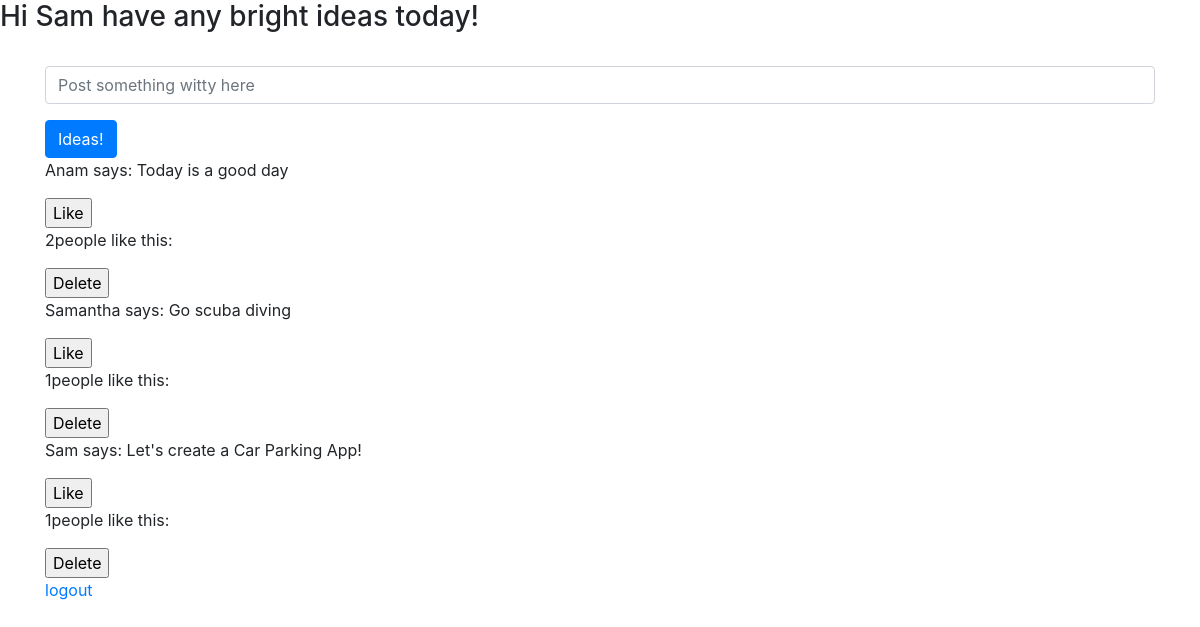
Screenshot of /bright_ideas (signed in) with the database file from the repository.
### app.py (models this page shows, shortened)
class User(db.Model):
    __tablename__ = "users"
    id=db.Column(db.Integer, primary_key=True)
    first_name=db.Column(db.String(255))
    last_name=db.Column(db.String(255))
    email=db.Column(db.String(255))
    password_hash=db.Column(db.String(255))
    liked_posts=db.relationship("Post", secondary=likes_table)
    followers=db.relationship("User",
        secondary=followers_table,
        primaryjoin=id==followers_table.c.followed_id,
        secondaryjoin=id==followers_table.c.follower_id,
        backref="following")
    created_at=db.Column(db.DateTime, server_default=func.now())
    updated_at=db.Column(db.DateTime, server_default=func.now(),onupdate=func.now())

class Post(db.Model):
    __tablename__="posts"
    id=db.Column(db.Integer, primary_key=True)
    message=db.Column(db.String(255))
    author_id=db.Column(db.Integer,db.ForeignKey("users.id"))
    author=db.relationship("User", backref="posts", cascade="all")
    likers=db.relationship("User", secondary=likes_table, cascade="all")
    created_at=db.Column(db.DateTime, server_default=func.now())
    updated_at=db.Column(db.DateTime, server_default=func.now(),onupdate=func.now())

### app.py (the view)
@app.route("/bright_ideas")
def bright_ideas():
    if "user_logged_in" not in session:
        flash("Please Log In")
        return redirect("/")
    user_logged_in=User.query.get(session['user_logged_in']['id'])
    approved_users_ids = [user.id for user in user_logged_in.following] + [user_logged_in.id]
    all_posts=Post.query.all()
    return render_template("bright_ideas.html", posts=all_posts)

### templates/bright_ideas.html (shortened to what this page needs)
<!DOCTYPE html>
<html lang="en">
<head>
    <link rel="stylesheet" href="https://stackpath.bootstrapcdn.com/bootstrap/4.3.1/css/bootstrap.min.css">
</head>
<body>
    <h3>Hi {{session['user_logged_in']['first']}} have any bright ideas today!</h3>
    <div class="container">
        <form action="/add_post" method="POST">
            <div class="form-group">
                <input type="text" class="form-control" name="message" placeholder="Post something witty here">
            </div>
           <button type="submit" class="btn btn-primary">Ideas!</button>
            <br>
        </form>
        {% for post in posts %}
            <p>{{post.author.first_name}} says: {{post.message}}</p>
            <form action="/posts/{{post.id}}/like" method="POST">
                <input type="submit" value="Like">
                <p> {{post.likers |length}}people like this:</p>
            </form>
            <form action="/posts/{{post.id}}/delete" method = "POST">
                <input type="submit" value="Delete">
            </form>
        {% endfor %}
    <a href="/logout">logout</a>
</body>
</html>

### rows the page displays
User: user_logged_in.first "Sam"
Post: author.first_name "Anam", message "Today is a good day", likers|length "2"
Post: author.first_name "Samantha", message "Go scuba diving", likers|length "1"
Post: author.first_name "Sam", message "Let's create a Car Parking App!", likers|length "1"
